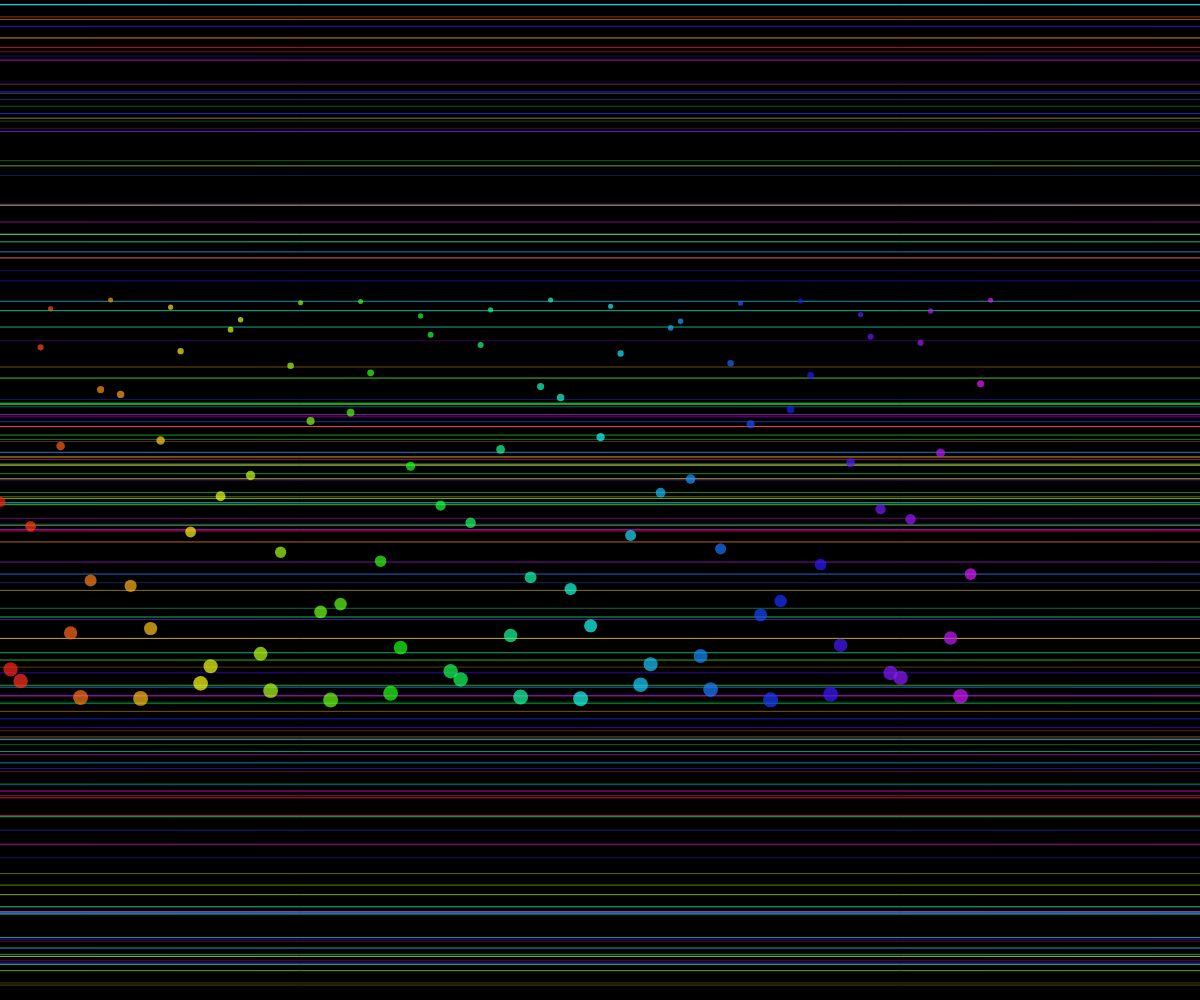
Frame 1 (no input)
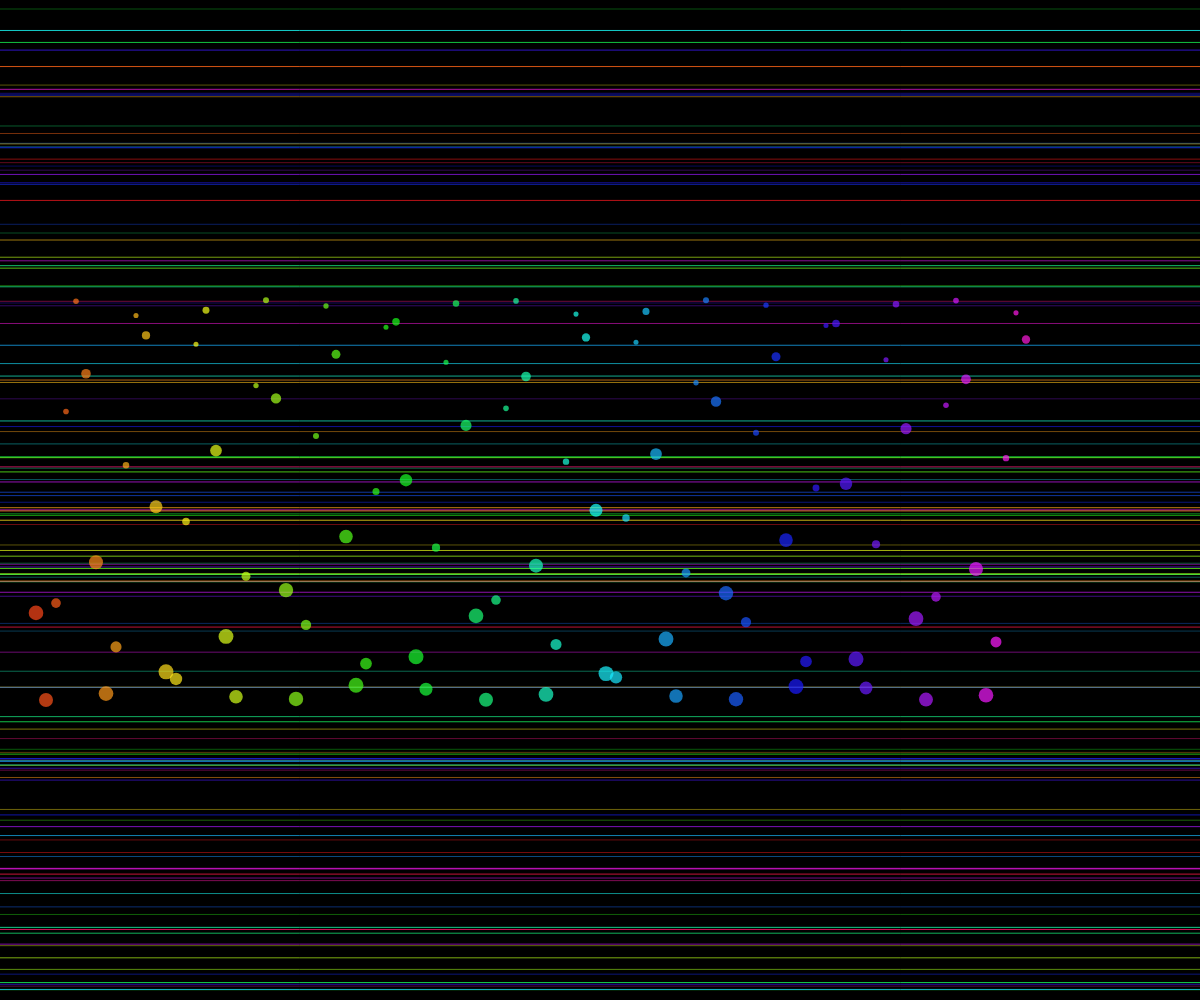
Frame 60 (no input)
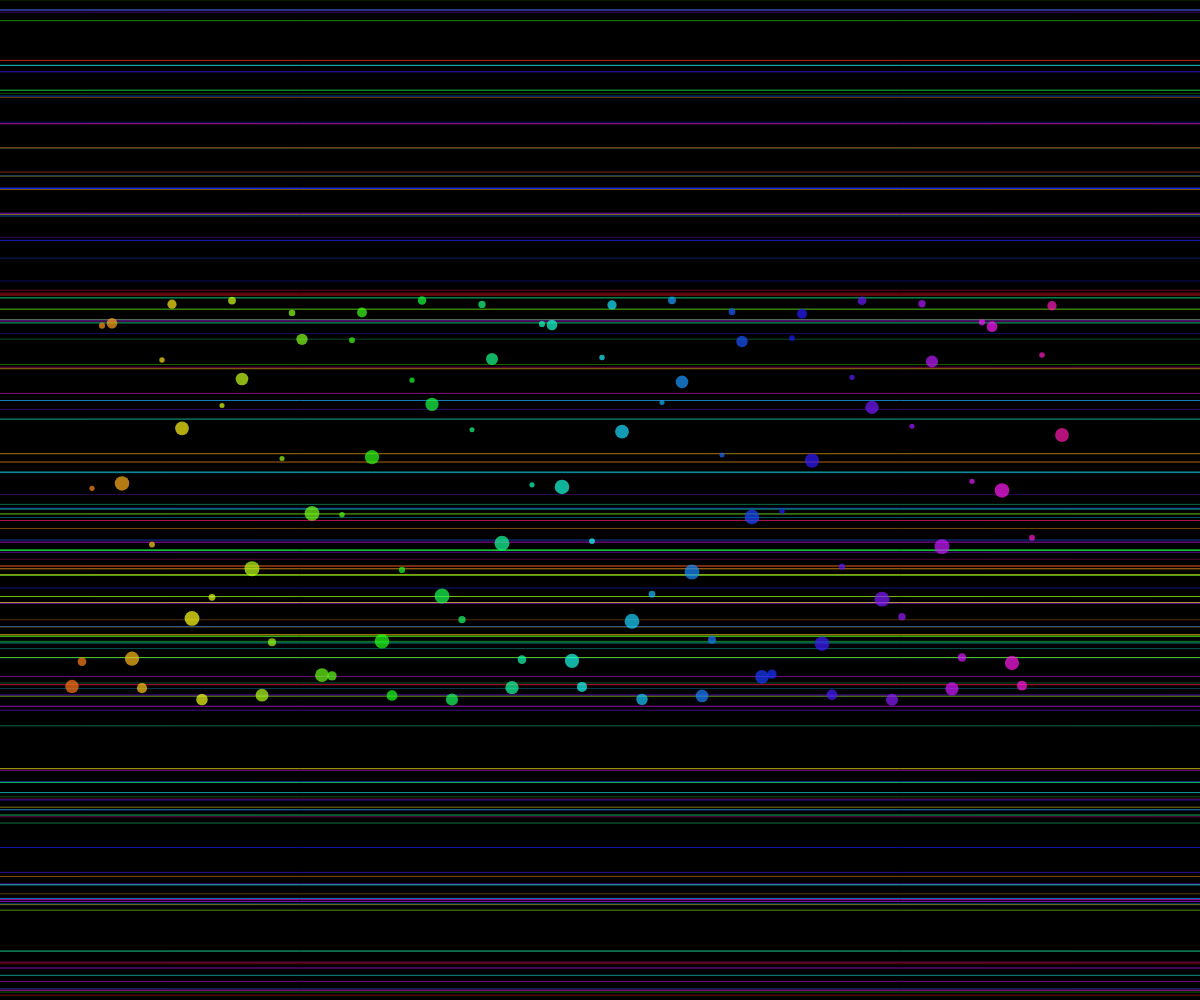
Frame 120 (the mouse pressed at the canvas centre since frame 60)

The p5.js sketch that drew these frames (run headless with seeded random() and noise() and a simulated clock; from frame 60 on, the mouse is pressed at the canvas centre):

// p5.js sketch
// ── sketch.js
let lines = [];
let fieldTime = 0;
let colorPalette = [];

function setup() {
  createCanvas(windowWidth, windowHeight);
  colorMode(HSB, 360, 100, 100, 1);
  
  // Initialize color palette
  for (let i = 0; i < 20; i++) {
    colorPalette.push(color(random(360), 90, 100));
  }
  
  // Initialize lines
  for (let i = 0; i < 150; i++) {
    lines.push({
      y: random(height),
      speed: random(0.5, 2),
      hue: random(360),
      opacity: random(0.3, 0.8),
      width: random(1, 3)
    });
  }
}

function draw() {
  background(0);
  
  fieldTime += 0.02;
  
  // Draw interconnected lines
  strokeWeight(1);
  for (let i = 0; i < lines.length; i++) {
    let segment = lines[i];
    
    // Update position
    segment.y += segment.speed;
    if (segment.y > height + 50) {
      segment.y = -50;
      segment.hue = (segment.hue + random(30, 60)) % 360;
    }
    
    // Draw line with dynamic color and movement
    let x1 = -50;
    let x2 = width + 50;
    let y = segment.y + sin(fieldTime * segment.speed + i) * 20;
    
    stroke(segment.hue, 90, 100, segment.opacity);
    line(x1, y, x2, y);
  }
  
  // Add glowing particles for energy
  noStroke();
  for (let i = 0; i < 100; i++) {
    let x = (fieldTime * 30 + i * 10) % width;
    let y = (sin(fieldTime * 0.5 + i) * 200 + height/2);
    let size = sin(fieldTime + i) * 5 + 10;
    let hue = (fieldTime * 10 + i * 3) % 360;
    
    fill(hue, 90, 100, 0.7);
    ellipse(x, y, size, size);
  }
}

function windowResized() {
  resizeCanvas(windowWidth, windowHeight);
}
